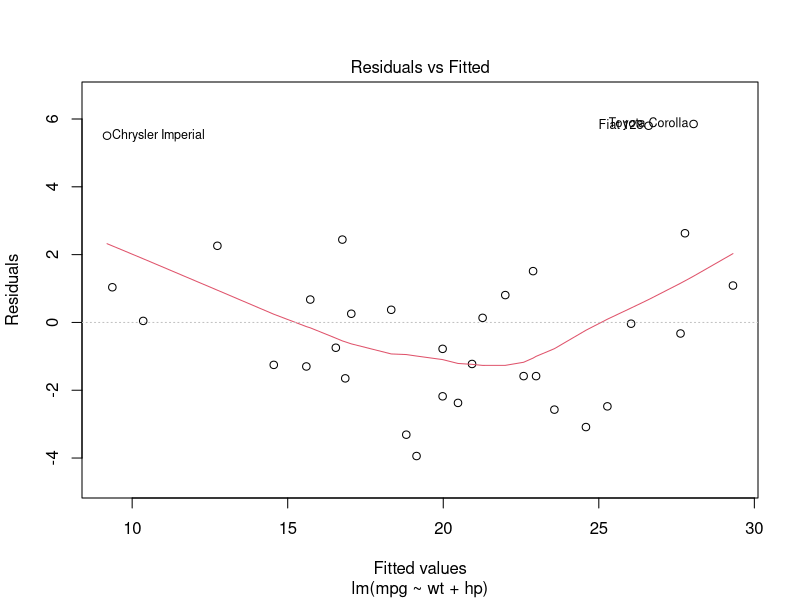
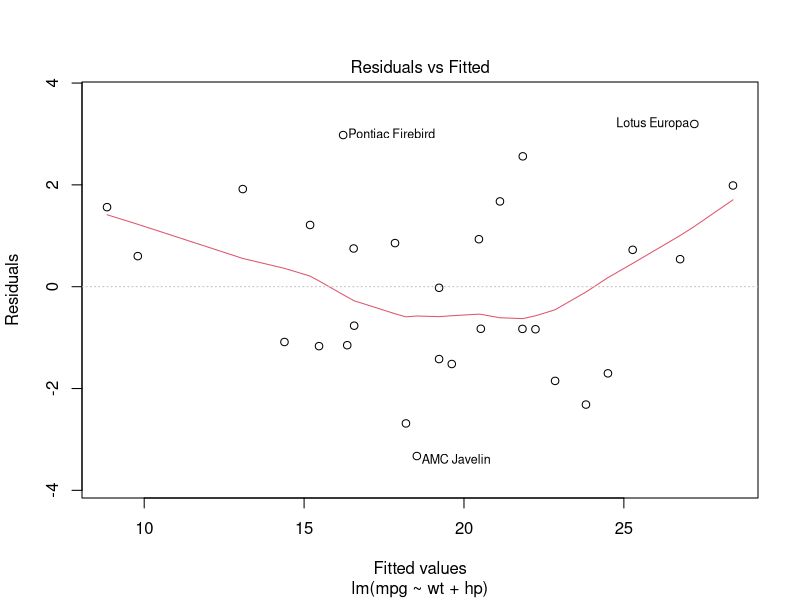

Write the R code that produced these figures, in order.
## ---- chunk 1
knitr::opts_chunk$set(echo=FALSE, message=FALSE, 
                      results='hide', fig.show='hide')
## ---- chunk 2
require(ggplot2)
## ---- chunk 3
# Multiple plot function
#
# ggplot objects can be passed in ..., or to plotlist (as a list of ggplot objects)
# - cols:   Number of columns in layout
# - layout: A matrix specifying the layout. If present, 'cols' is ignored.
#
# If the layout is something like matrix(c(1,2,3,3), nrow=2, byrow=TRUE),
# then plot 1 will go in the upper left, 2 will go in the upper right, and
# 3 will go all the way across the bottom.
#
multiplot <- function(..., plotlist=NULL, file, cols=1, layout=NULL) {
  library(grid)

  # Make a list from the ... arguments and plotlist
  plots <- c(list(...), plotlist)

  numPlots = length(plots)

  # If layout is NULL, then use 'cols' to determine layout
  if (is.null(layout)) {
    # Make the panel
    # ncol: Number of columns of plots
    # nrow: Number of rows needed, calculated from # of cols
    layout <- matrix(seq(1, cols * ceiling(numPlots/cols)),
                    ncol = cols, nrow = ceiling(numPlots/cols))
  }

 if (numPlots==1) {
    print(plots[[1]])

  } else {
    # Set up the page
    grid.newpage()
    pushViewport(viewport(layout = grid.layout(nrow(layout), ncol(layout))))

    # Make each plot, in the correct location
    for (i in 1:numPlots) {
      # Get the i,j matrix positions of the regions that contain this subplot
      matchidx <- as.data.frame(which(layout == i, arr.ind = TRUE))

      print(plots[[i]], vp = viewport(layout.pos.row = matchidx$row,
                                      layout.pos.col = matchidx$col))
    }
  }
}
## ---- chunk 4
str(mtcars)
## ---- chunk 5
fit <- lm(mpg ~ wt, mtcars)
## ---- chunk 6
fit1 <- update(fit, mpg ~ ( wt + hp) )
fit2 <- update(fit, mpg ~ ( wt + hp + disp) )
fit3 <- update(fit, mpg ~ ( wt + hp + disp + cyl) )

anova(fit, fit1, fit2, fit3)
## ---- chunk 7
PRESS <- data.frame(press=resid(fit1) / (1 - hatvalues(fit1)))
rownames(PRESS) <- rownames(mtcars)

PRESS.mean <- mean(PRESS$press)
PRESS.sd <- sd(PRESS$press)

boundaries <- qnorm(c(0.025, 0.975), mean=PRESS.mean, sd=PRESS.sd)

sub <- subset(PRESS, PRESS$press < boundaries[1] | PRESS$press > boundaries[2])

mtcars.n <- mtcars[!(rownames(mtcars) %in% rownames(sub)),]

fit1.n <- lm(mpg ~ wt + hp, mtcars.n)
## ---- chunk 8
fit.am <- lm(mpg ~ factor(am) * (wt + hp), mtcars.n)
coef.fit.am <- summary(fit.am)$coef

## ---- chunk 9
fit.a <- lm(mpg ~ wt + hp, mtcars.n[mtcars.n$am==0,])
fit.m <- lm(mpg ~ wt + hp, mtcars.n[mtcars.n$am==1,])
## ---- chunk 10
fit.a <- lm(mpg ~ I(wt - mean(wt)) + I(hp - mean(hp)), mtcars.n[mtcars.n$am==0,])
fit.m <- lm(mpg ~ I(wt - mean(wt)) + I(hp - mean(hp)), mtcars.n[mtcars.n$am==1,])
## ---- chunk 11
plot(fit1, which=1)
## ---- chunk 12
plot(fit1.n, which=1)
